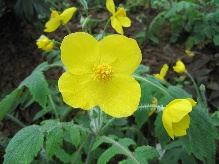
#> input picture An_practice/3-2图片特效&绘制线段文字/image00.jpg, 219 x 164 px
$ jupyter execute '12油画特效.ipynb'
#> lines starting #> are read from the running program, lines starting #| are printed output that depends on the picture
[cell 1]
#1 gray 2 7*7 10*10 3 0-255 256 4 640-63 64-127
# 3 10 0-63 99
# 4 count 5 dst = result

import cv2
import numpy as np
img = cv2.imread('image00.jpg',1)
#> img is the input picture: shape (164, 219, 3); mean B, G, R 48.7, 109.5, 90
cv2.imshow('src',img)
imgInfo = img.shape
#> imgInfo = (164, 219, 3)
height = imgInfo[0]
#> height = 164
width = imgInfo[1]
#> width = 219
gray = cv2.cvtColor(img,cv2.COLOR_BGR2GRAY)
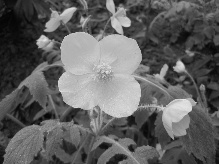
#> gray: shape (164, 219); min 2, max 229, mean 96.7
dst = np.zeros((height,width,3),np.uint8)
for i in range(4,height-4):
    for j in range(4,width-4):
        array1 = np.zeros(8,np.uint8)
        for m in range(-4,4):
            for n in range(-4,4):
                p1 = int(gray[i+m,j+n]/32)
                array1[p1] = array1[p1]+1
        currentMax = array1[0]
        l = 0
        for k in range(0,8):
            if currentMax<array1[k]:
                currentMax = array1[k]
                l = k
        # 简化 均值
        for m in range(-4,4):
            for n in range(-4,4):
                if gray[i+m,j+n]>=(l*32) and gray[i+m,j+n]<=((l+1)*32):
                    (b,g,r) = img[i+m,j+n]
        dst[i,j] = (b,g,r)
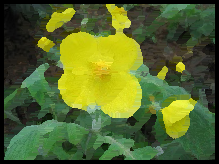
#> dst: shape (164, 219, 3); mean B, G, R 43.7, 102.9, 85.2
cv2.imshow('dst',dst)
cv2.waitKey(0)
